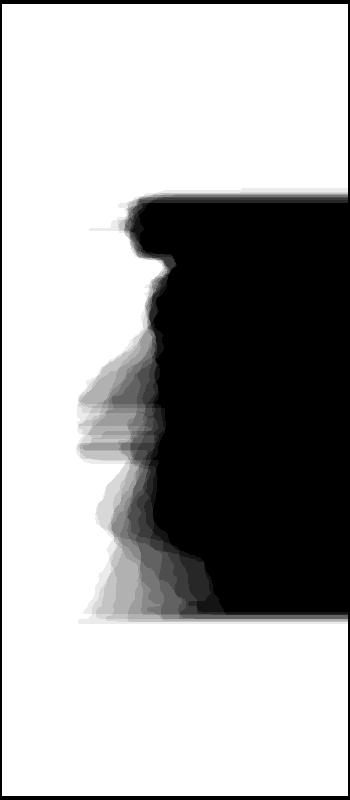
%> input picture newGEI_depth/p1/nw-GEI.jpg, 350 x 800 px
$ octave --eval "result = process1(imread('newGEI_depth/p1/nw-GEI.jpg'));"   (GNU Octave 9; MATLAB toolbox functions it lacks are replaced by stand-ins)
%> lines starting %> are read from the running program, lines starting %| are printed output that depends on the picture; in (x1, y1, x2, y2) boxes, pixels count from 0 and x2, y2 are one past the last pixel; in counts of white or black regions, pixels touching at a corner belong together; the program's own positions count from 1
### depthToCloud.m
function [pcloud, distance] = depthToCloud(depth, topleft)
% depthToCloud.m - Convert depth image into 3D point cloud
% Author: Liefeng Bo and Kevin Lai
%
% Input:
% depth - the depth image
% topleft - the position of the top-left corner of depth in the original depth image. Assumes depth is uncropped if this is not provided
%
% Output:
% pcloud - the point cloud, where each channel is the x, y, and z euclidean coordinates respectively. Missing values are NaN.
% distance - euclidean distance from the sensor to each point
%

depth = depth - 400;
%> depth: size 800x350 uint8; every value is 0

if nargin < 2
    topleft = [0 0];
end

depth= double(depth);
%> depth: size 800x350 double; every value is 0
depth(depth == 0) = nan;
%> depth: size 800x350 double; every value is NaN or infinite

% RGB-D camera constants
center = [320 240];
[imh, imw] = size(depth);
%> imh = 800; imw = 350
constant = 570.3;
MM_PER_M = 1000;

% convert depth image to 3d point clouds
pcloud = zeros(imh,imw,3);
xgrid = ones(imh,1)*(1:imw) + (topleft(1)-1) - center(1);
ygrid = (1:imh)'*ones(1,imw) + (topleft(2)-1) - center(2);
pcloud(:,:,1) = xgrid.*depth/constant/MM_PER_M;
%> pcloud: size 800x350x3 double; 33.33% of the values are NaN or infinite; the others: min 0, max 0, mean 0
pcloud(:,:,2) = ygrid.*depth/constant/MM_PER_M;
pcloud(:,:,3) = depth/MM_PER_M;
%> pcloud: size 800x350x3 double; every value is NaN or infinite
distance = sqrt(sum(pcloud.^2,3));

### process1.m
function [X , x , y , z] = process1(image)

ZoneSize = [0.44,1.6];
ImageSize = [350,800];
margin = 10;%percentage

if ~((ZoneSize(1)/ImageSize(1))==(ZoneSize(2)/ImageSize(2)))
    warning('Aspect ratio of ZoneSize[%d,%d] and ImageSize[%d,%d] is not consistent, part of Image may be wasted!', ZoneSize,ImageSize);
end

p=depthToCloud( image );
x=p(:,:,1);
y=p(:,:,2);
z=p(:,:,3);
figure(3);

x=x(:);
y=y(:);
z=z(:);

%右边墙面
a1 = [0.7,4];
b1 = [0.6,5];
r1 = b1-a1;
q1 = ( (x-a1(1))*r1(2)-(z-a1(2))*r1(1) )<0;
%> q1 = 280000 logical values, 0 true
q = find(q1);
%> q = []
x = x(q);
%> x = []
y = y(q);
%> y = []
z = z(q);
%> z = []

%左边墙面
a2 = [-1,6];
b2 = [-1.5,4];
r2 = b2-a2;
q2 = ( (x-a2(1))*r2(2)-(z-a2(2))*r2(1) )<0;
%> q2 = []
q = find(q2);
x = x(q);
y = y(q);
z = z(q);

%上边墙面
q = find(y>-1.38);
x = x(q);
y = y(q);
z = z(q);

%最后边的斜着的面
a3 = [-0.18,6.95];
b3 = [0.13,6.65];
r3 = b3-a3;
q3 = ( (x-a3(1))*r3(2)-(z-a3(2))*r3(1) )>0;
%> q3 = []
q = find(q3);
x = x(q);
y = y(q);
z = z(q);


%地面
a = [0.04,3.2];
b = [0,3.6];
r = b-a;

%segment
q0 = ( (y-a(1))*r(2)-(z-a(2))*r(1) )<0;
%> q0 = []
%q = find((x>-100)+q0+(y>-50)+(y<80)+(z<700)+(z>100)==6);

q = find((x<0.5)+(x>-0.7)+(z<7)+(z>1.4)+q0+(y>-1)==6);

%convert to vector
x = x(q);
y = y(q);
z = z(q);
scatter3(x,y,z,'.');
axis equal

%translation
avgx = mean(x);
%> avgx = NaN
avgy = mean(y);
%> avgy = NaN
avgz = mean(z);
%> avgz = NaN
x = (x - avgx);
y = (y - avgy);
z = (z - avgz);


height = ZoneSize(2);
width = ZoneSize(1);%It may be width rather than weight, which is an unit to measure mass

i = 1;
j = 1;
lenx = length(x);
%> lenx = 0
leny = length(y);
%> leny = 0

%delete exceeding points
p = find((abs(y)<height/2) .* (abs(z)<width/2)==1);
%> p = []
x = x(p);
y = y(p);
z = z(p);

if ZoneSize(1)/ImageSize(1)>ZoneSize(2)/ImageSize(2)
    Isize = [ImageSize(1), round(ImageSize(1)/ZoneSize(1)*ZoneSize(2))];
else
    Isize = [round(ImageSize(2)/ZoneSize(2)*ZoneSize(1)), ImageSize(2)];
end

%preserve for margin aera
Isize = round(Isize*(100-margin)/100);

%convert coordinates to integer
y = int16((y+0.5*height)/height*Isize(2)+1)+(ImageSize(2)-Isize(2))/2;
z = int16((z+0.5*width)/width*Isize(1)+1)+(ImageSize(1)-Isize(1))/2;

%convert to an 0-1 image
X = zeros(ImageSize(2),ImageSize(1));
for i=1:length(y)
    X(y(i),z(i))=1;
end
%> this loop made 0 passes

% [8 lines of commented-out code are left out]
X = X*triu(ones(ImageSize(1)))>0;
X=1-X;
%> X: size 800x350 double; every value is 1
% subplot(1,2,2);
% imshow(X);
w=fspecial('gaussian',[15 5],3);
% w=fspecial('disk',10);
X=imfilter(X,w);
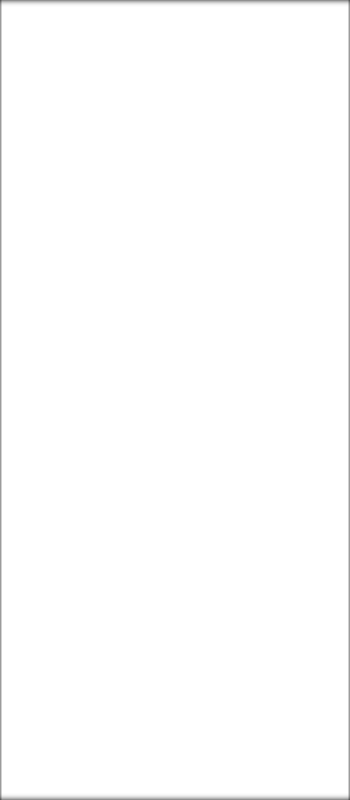
%> X: size 800x350 double; min 0.347, max 1, mean 0.994
X = X>0.9;
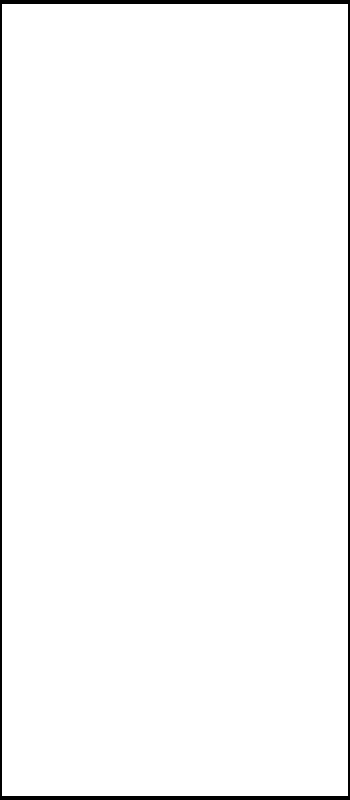
%> X: size 800x350 logical; 97.9% white; 1 black region, box (x1, y1, x2, y2) and area: (0, 0, 350, 800) 5968
%> `result = process1(imread('newGEI_depth/p1/nw-GEI.jpg'));`:
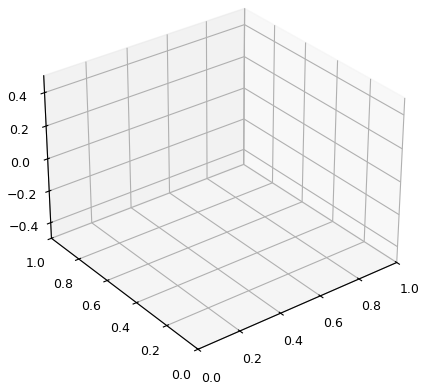
%> figure redrawn from the program's plot data
